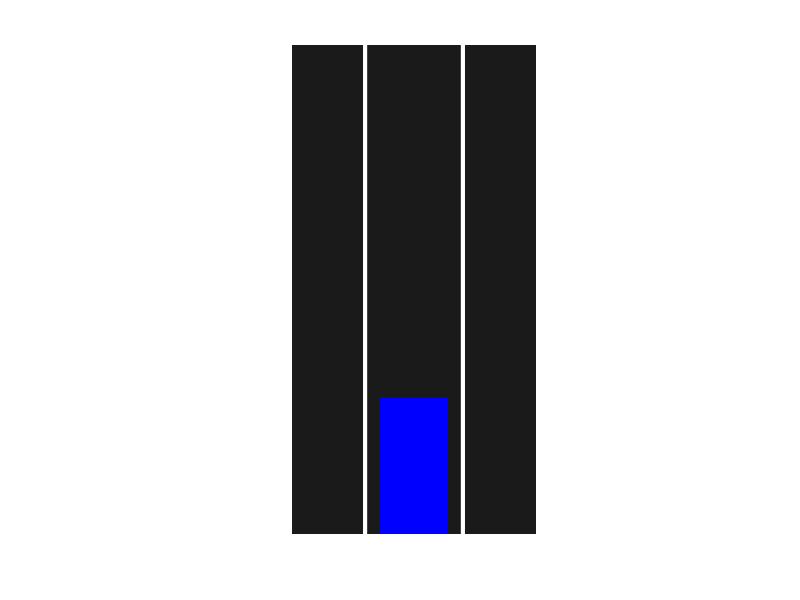

Write the MATLAB code that produced this figure. (Note: this script raises an error after producing the figure.)
figure('Color',[0 0 0]);
hold on;
axis equal off;

% --- 1. Setup Static Background ---
road_W_total = 10;
road_H = 20;

% Draw Road
rectangle('Position',[0 0 road_W_total road_H], ...
          'FaceColor',[0.1 0.1 0.1], 'EdgeColor','none');

% Draw Lines
line_Left = 3;
line_Right = 7;
plot([line_Left line_Left],[0 road_H],'w','LineWidth',3);
plot([line_Right line_Right],[0 road_H],'w','LineWidth',3);

xlim([0 road_W_total]);
ylim([0 road_H]);

% --- 2. Setup Car ---
lane_width = line_Right - line_Left;
car_W = 0.7 * lane_width; 
car_L = 2 * car_W;      

lane_center = (line_Left + line_Right) / 2;
car_x = lane_center - (car_W / 2);

% Initial Y position
current_y = 0; 

% Create the Car Object
hCar = rectangle('Position', [car_x, current_y, car_W, car_L], ...
                 'FaceColor', 'b', 'EdgeColor', 'none');

% --- 3. Physics Configuration ---
velocity = 5;   % Speed: 5 units per second
dt = 0.05;      % Time step: Update every 0.05 seconds (20 frames per second)

% --- 4. Animation Loop ---
% Using 'while' gives us more control than 'for'
while current_y < road_H
    
    % Calculate new position based on speed and time
    % Distance = Velocity * Time
    current_y = current_y + (velocity * dt);
    
    % Update the car on screen
    hCar.Position = [car_x, current_y, car_W, car_L];
    
    % Update the graph
    drawnow;
    
    % Pause for the duration of the time step to maintain constant speed
    pause(dt); 
end

hold off;
